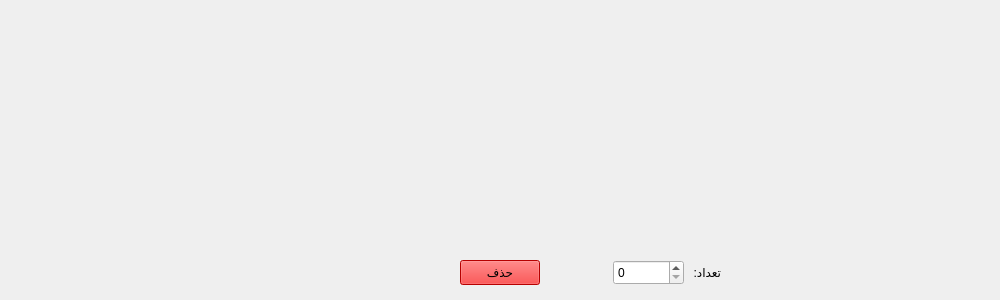
<?xml version="1.0" encoding="UTF-8"?>
<ui version="4.0">
 <class>BasketViewItem</class>
 <widget class="QWidget" name="BasketViewItem">
  <property name="geometry">
   <rect>
    <x>0</x>
    <y>0</y>
    <width>1000</width>
    <height>300</height>
   </rect>
  </property>
  <property name="windowTitle">
   <string>Form</string>
  </property>
  <property name="layoutDirection">
   <enum>Qt::LeftToRight</enum>
  </property>
  <widget class="QLabel" name="item_picture">
   <property name="geometry">
    <rect>
     <x>790</x>
     <y>50</y>
     <width>200</width>
     <height>200</height>
    </rect>
   </property>
   <property name="text">
    <string/>
   </property>
  </widget>
  <widget class="QLabel" name="item_name">
   <property name="geometry">
    <rect>
     <x>254</x>
     <y>10</y>
     <width>501</width>
     <height>31</height>
    </rect>
   </property>
   <property name="styleSheet">
    <string notr="true">font: 11pt &quot;MS Shell Dlg 2&quot;;</string>
   </property>
   <property name="text">
    <string/>
   </property>
  </widget>
  <widget class="QLabel" name="number">
   <property name="geometry">
    <rect>
     <x>690</x>
     <y>260</y>
     <width>31</width>
     <height>25</height>
    </rect>
   </property>
   <property name="text">
    <string>تعداد:</string>
   </property>
  </widget>
  <widget class="QSpinBox" name="item_number">
   <property name="geometry">
    <rect>
     <x>613</x>
     <y>260</y>
     <width>71</width>
     <height>25</height>
    </rect>
   </property>
  </widget>
  <widget class="QPushButton" name="remove">
   <property name="geometry">
    <rect>
     <x>460</x>
     <y>260</y>
     <width>80</width>
     <height>25</height>
    </rect>
   </property>
   <property name="styleSheet">
    <string notr="true">background-color: rgb(255, 0, 0);</string>
   </property>
   <property name="text">
    <string>حذف</string>
   </property>
  </widget>
  <widget class="QLabel" name="color">
   <property name="geometry">
    <rect>
     <x>364</x>
     <y>60</y>
     <width>400</width>
     <height>20</height>
    </rect>
   </property>
   <property name="text">
    <string/>
   </property>
  </widget>
  <widget class="QLabel" name="total_price">
   <property name="geometry">
    <rect>
     <x>30</x>
     <y>255</y>
     <width>221</width>
     <height>21</height>
    </rect>
   </property>
   <property name="text">
    <string/>
   </property>
  </widget>
  <widget class="QLabel" name="seller_code">
   <property name="geometry">
    <rect>
     <x>364</x>
     <y>100</y>
     <width>400</width>
     <height>20</height>
    </rect>
   </property>
   <property name="text">
    <string/>
   </property>
  </widget>
  <widget class="QLabel" name="inventory">
   <property name="geometry">
    <rect>
     <x>364</x>
     <y>140</y>
     <width>400</width>
     <height>20</height>
    </rect>
   </property>
   <property name="text">
    <string/>
   </property>
  </widget>
 </widget>
 <resources/>
 <connections/>
</ui>
